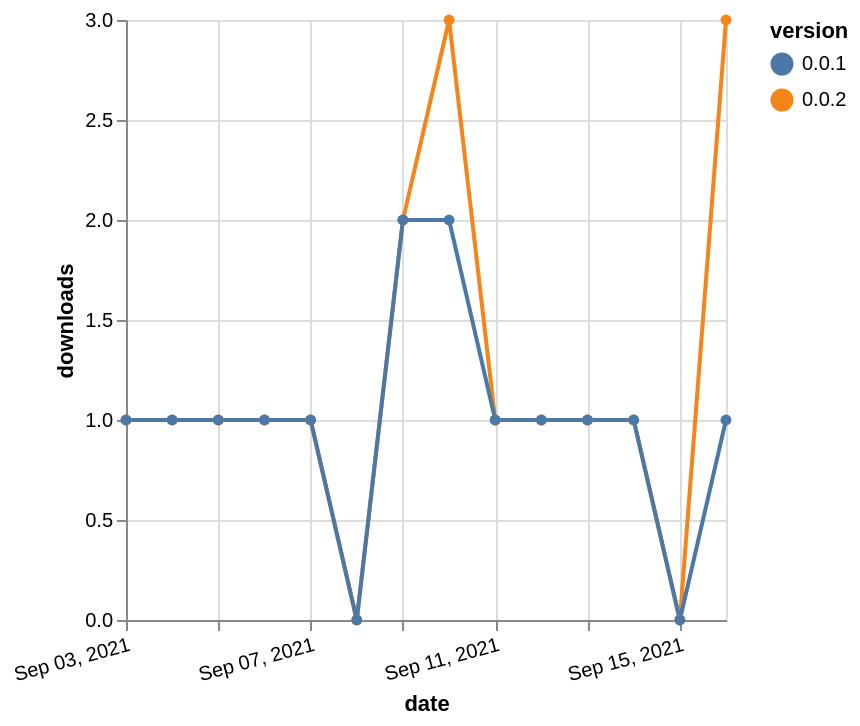

Describe this chart as a Vega-Lite specification.
### Vega-Lite specification from a JSON file in a GitHub repository (floating-point values rounded to 4 significant figures)
{"$schema": "https://vega.github.io/schema/vega-lite/v5.json", "description": "A simple bar chart with embedded data.", "data": {"values": [{"date": "2021-09-03", "total": 233, "delta": 1, "version": "0.0.2"}, {"date": "2021-09-04", "total": 234, "delta": 1, "version": "0.0.2"}, {"date": "2021-09-05", "total": 235, "delta": 1, "version": "0.0.2"}, {"date": "2021-09-06", "total": 236, "delta": 1, "version": "0.0.2"}, {"date": "2021-09-07", "total": 237, "delta": 1, "version": "0.0.2"}, {"date": "2021-09-08", "total": 237, "delta": 0, "version": "0.0.2"}, {"date": "2021-09-09", "total": 239, "delta": 2, "version": "0.0.2"}, {"date": "2021-09-10", "total": 242, "delta": 3, "version": "0.0.2"}, {"date": "2021-09-11", "total": 243, "delta": 1, "version": "0.0.2"}, {"date": "2021-09-12", "total": 244, "delta": 1, "version": "0.0.2"}, {"date": "2021-09-13", "total": 245, "delta": 1, "version": "0.0.2"}, {"date": "2021-09-14", "total": 246, "delta": 1, "version": "0.0.2"}, {"date": "2021-09-15", "total": 246, "delta": 0, "version": "0.0.2"}, {"date": "2021-09-16", "total": 249, "delta": 3, "version": "0.0.2"}, {"date": "2021-09-03", "total": 174, "delta": 1, "version": "0.0.1"}, {"date": "2021-09-04", "total": 175, "delta": 1, "version": "0.0.1"}, {"date": "2021-09-05", "total": 176, "delta": 1, "version": "0.0.1"}, {"date": "2021-09-06", "total": 177, "delta": 1, "version": "0.0.1"}, {"date": "2021-09-07", "total": 178, "delta": 1, "version": "0.0.1"}, {"date": "2021-09-08", "total": 178, "delta": 0, "version": "0.0.1"}, {"date": "2021-09-09", "total": 180, "delta": 2, "version": "0.0.1"}, {"date": "2021-09-10", "total": 182, "delta": 2, "version": "0.0.1"}, {"date": "2021-09-11", "total": 183, "delta": 1, "version": "0.0.1"}, {"date": "2021-09-12", "total": 184, "delta": 1, "version": "0.0.1"}, {"date": "2021-09-13", "total": 185, "delta": 1, "version": "0.0.1"}, {"date": "2021-09-14", "total": 186, "delta": 1, "version": "0.0.1"}, {"date": "2021-09-15", "total": 186, "delta": 0, "version": "0.0.1"}, {"date": "2021-09-16", "total": 187, "delta": 1, "version": "0.0.1"}]}, "width": "container", "mark": {"type": "line", "point": {"filled": true}}, "encoding": {"x": {"field": "date", "type": "temporal", "timeUnit": "yearmonthdate", "title": "date", "axis": {"labelAngle": -15}}, "y": {"field": "delta", "type": "quantitative", "title": "downloads"}, "color": {"field": "version", "type": "nominal"}, "tooltip": {"field": "delta"}}}
